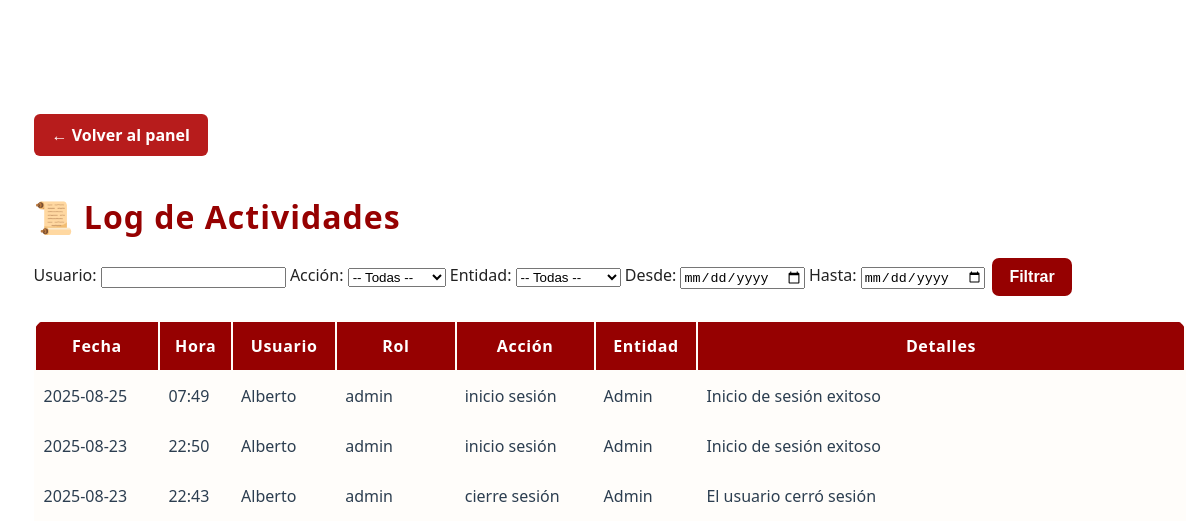
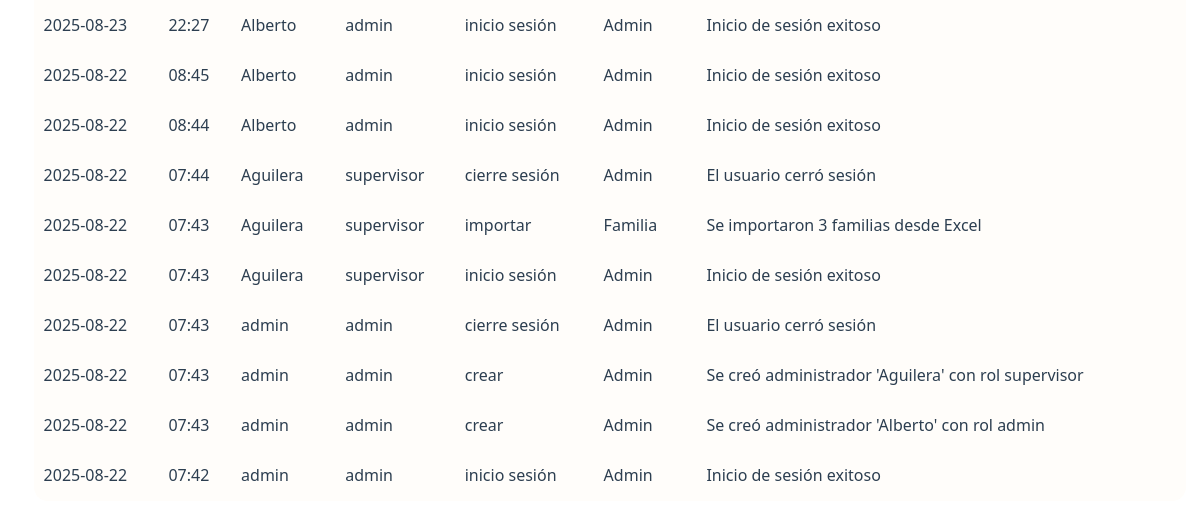
Before: /admin/log (signed in) with the older database file (2 pictures, top to bottom).
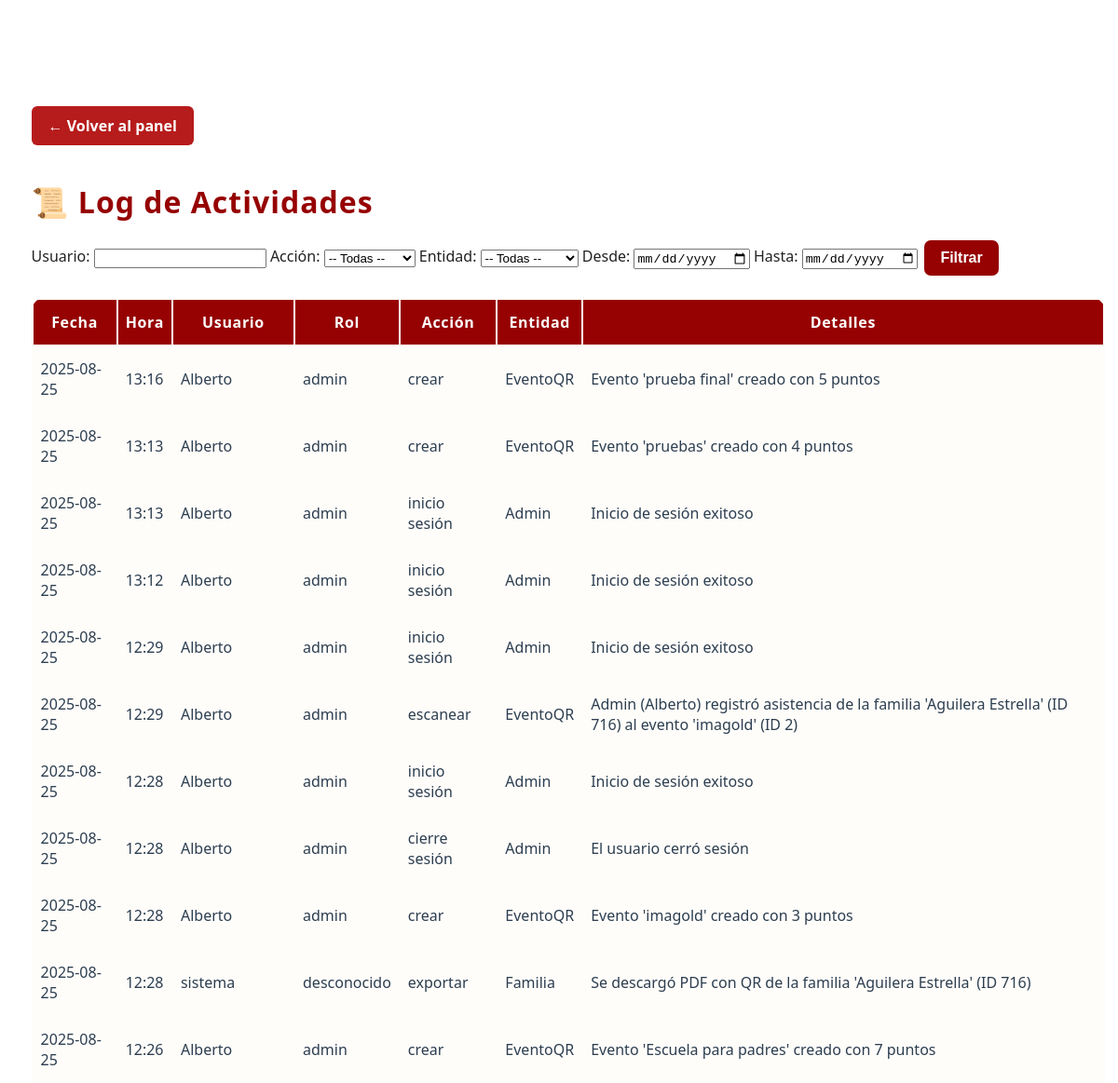
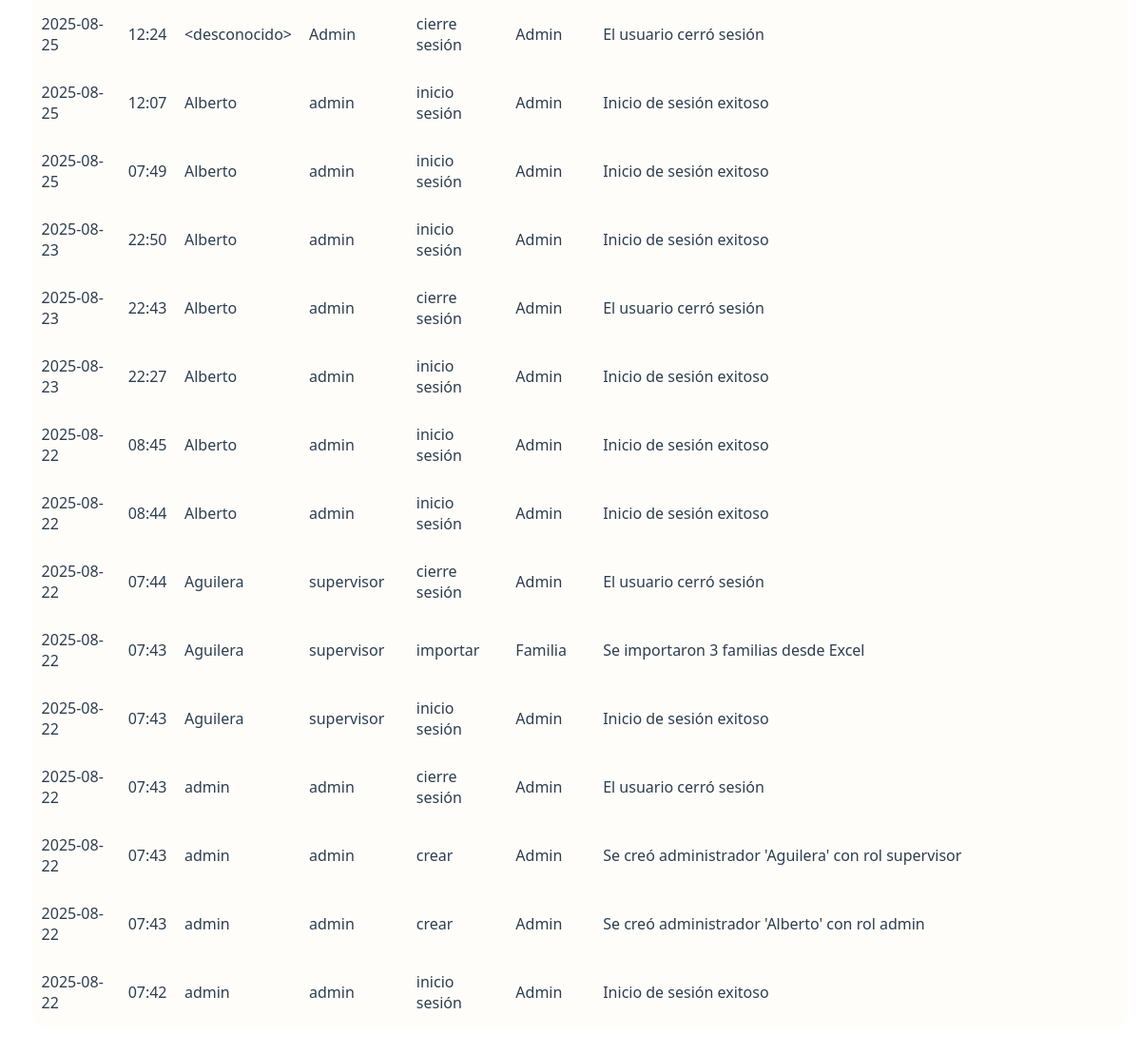
After: the same page with the newer database file (2 pictures, top to bottom).
### app/models.py (models this page shows, shortened)
class LogEntry(db.Model):
    __tablename__ = 'log_entries'
    id = db.Column(db.Integer, primary_key=True)
    timestamp = db.Column(
        db.DateTime,
        default=lambda: datetime.now(pytz.timezone('America/Merida')).replace(tzinfo=None),
        nullable=False
    )
    user = db.Column(db.String(64), nullable=False)
    role = db.Column(db.String(32), nullable=False)
    action = db.Column(db.String(32), nullable=False)   # e.g. 'crear', 'editar', 'eliminar', 'login'
    entity = db.Column(db.String(32), nullable=False)   # e.g. 'Familia', 'EventoQR', 'Admin'
    details = db.Column(db.Text, nullable=True)         # Descripción detallada

### app/routes.py (the view)
@app.route("/admin/log")
@login_requerido_admin
def log():
    usuario     = request.args.get("usuario", "")
    accion      = request.args.get("accion", "")
    entidad     = request.args.get("entidad", "")
    fecha_desde = request.args.get("desde", "")
    fecha_hasta = request.args.get("hasta", "")
    q = LogEntry.query
    if usuario:
        q = q.filter(LogEntry.user.ilike(f"%{usuario}%"))
    if accion:
        q = q.filter(LogEntry.action == accion)
    if entidad:
        q = q.filter(LogEntry.entity == entidad)
    if fecha_desde:
        dt = datetime.strptime(fecha_desde, "%Y-%m-%d")
        q = q.filter(LogEntry.timestamp >= dt)
    if fecha_hasta:
        dt = datetime.strptime(fecha_hasta, "%Y-%m-%d") + timedelta(hours=23, minutes=59, seconds=59)
        q = q.filter(LogEntry.timestamp <= dt)
    entries = q.order_by(LogEntry.timestamp.desc()).all()
    local_tz = pytz.timezone("America/Mexico_City")
    for e in entries:
        e.local_ts = e.timestamp.replace(tzinfo=pytz.utc).astimezone(local_tz)
    return render_template("log.html", entries=entries)

### app/__init__.py (called while the page is built)
@app.before_request
def mantener_sesion_activa():
    session.permanent = True

@app.template_filter('localtime')
def localtime_filter(utc_dt):
    if utc_dt is None:
        return ''
    local_tz = pytz.timezone('America/Mexico_City')
    if utc_dt.tzinfo is None:
        utc_dt = pytz.utc.localize(utc_dt)
    return utc_dt.astimezone(local_tz).strftime('%Y-%m-%d %H:%M')

### app/routes.py (called while the page is built, shortened)
def login_requerido_admin(f):
    @wraps(f)
    def decorada(*args, **kwargs):
        if "admin_id" not in session:
            return redirect(url_for("login"))
        return f(*args, **kwargs)
    return decorada

@app.before_request
def refrescar_timeout():
    if "admin_id" in session:
        now = datetime.utcnow()
        last = session.get("last_activity", now)
        if hasattr(last, "tzinfo") and last.tzinfo is not None:
            last = last.astimezone(timezone.utc).replace(tzinfo=None)

### app/templates/log.html (shortened to what this page needs)
<!DOCTYPE html>
<html lang="es">
<head>
    <link rel="stylesheet" href="{{ url_for('static', filename='css/admin.css') }}">
    <link rel="stylesheet" href="https://cdn.datatables.net/1.13.6/css/jquery.dataTables.min.css">
</head>
<body>
    <div class="admin-contenedor">
        <a href="{{ url_for('panel_admin') }}" class="btn-volver" style="margin-bottom:1.1em; display:inline-block;">← Volver al panel</a>
        <h1 style="margin-bottom:0.5em;">📜 Log de Actividades</h1>
        <form method="GET" class="log-filter-form">
            <div class="log-filter-row">
                <label>Usuario:</label>
                <input type="text" name="usuario" value="{{ request.args.get('usuario','') }}">
                <label>Acción:</label>
                <select name="accion">
                    <option value="">-- Todas --</option>
                </select>
                <label>Entidad:</label>
                <select name="entidad">
                    <option value="">-- Todas --</option>
                </select>
                <label>Desde:</label>
                <input type="date" name="desde" value="{{ request.args.get('desde','') }}">
                <label>Hasta:</label>
                <input type="date" name="hasta" value="{{ request.args.get('hasta','') }}">
                <button type="submit" class="btn btn-primary">Filtrar</button>
            </div>
        </form>
        <div class="table-responsive">
            <table id="tabla-log" class="display stripe" style="width:100%;">
                <thead>
                    <tr>
                        <th>Fecha</th>
                        <th>Hora</th>
                        <th>Usuario</th>
                        <th>Rol</th>
                        <th>Acción</th>
                        <th>Entidad</th>
                        <th>Detalles</th>
                    </tr>
                </thead>
                <tbody>
                    {% for entry in entries %}
                        {% set local = entry.timestamp|localtime %}
                        <tr>
                            <td>{{ local[:10] }}</td>
                            <td>{{ local[11:] }}</td>
                            <td>{{ entry.user }}</td>
                            <td>{{ entry.role }}</td>
                            <td>{{ entry.action }}</td>
                            <td>{{ entry.entity }}</td>
                            <td>{{ entry.details }}</td>
                        </tr>
                    {% endfor %}
                </tbody>
            </table>
        </div>
    </div>
</body>
</html>

### app/static/css/admin.css (style rules this page uses)
:root { --rojo-principal: #ff0000d7; --rojo-profundo: #ffffff; --dorado: rgb(150, 1, 1);; --blanco: #fff; --fondo-crema: #fffdfa; --sombra-roja: #850f0f44; }
a.btn-volver, button.btn-volver { display: inline-block; margin: 20px 0; padding: 10px 18px; background-color: #b71c1c !important; color: white !important; border-radius: 6px; text-decoration: none; font-weight: bold; transition: background-color 0.3s ease, transform 0.1s ease; }
body { font-family: 'Segoe UI', Arial, sans-serif; background: radial-gradient(ellipse at center, var(--rojo-principal) 0%, var(--rojo-profundo) 100%); min-height: 100vh; margin: 0; color: #222; position: relative; }
.admin-contenedor { position: relative; z-index: 5; background: rgba(255,255,255,0.95); backdrop-filter: blur(10px); border-radius: 20px; box-shadow: 0 8px 32px 0 var(--sombra-roja), 0 2px 8px var(--dorado)33; width: 96%; max-width: 1600px; margin: 3.5rem auto 2rem; padding: 2.4rem 2.1rem 2.5rem; }
h1, h2, h3 { color: var(--dorado); font-weight: 700; margin-bottom: 0.8rem; letter-spacing: 1px; text-shadow: 1px 2px 0 var(--rojo-profundo)18; }
.table-responsive { overflow-x: auto; }
table { width: 100%; background: var(--fondo-crema); border-radius: 14px; box-shadow: 0 4px 12px var(--dorado)11; overflow: hidden; margin-top: 1.3em; }
th { background: var(--dorado); color: var(--rojo-profundo); font-weight: 700; letter-spacing: 0.04em; padding: 13px 8px; }
td { background: var(--fondo-crema); color: #2c3e50; padding: 13px 8px; }
button, .btn, .btn-primary { background-color: var(--dorado); color: var(--rojo-profundo); border: none; padding: 10px 17px; border-radius: 7px; cursor: pointer; font-size: 1rem; font-weight: bold; margin: 0.2em; box-shadow: 0 2px 8px var(--rojo-profundo)15; transition: background 0.19s, color 0.19s, transform 0.13s; }

Changed rows visible on the page:
added LogEntry: timestamp "2025-08-25", local "13:16", user "Alberto", role "admin", action "crear", entity "EventoQR", details "Evento 'prueba final' creado con 5 puntos"
added LogEntry: timestamp "2025-08-25", local "13:13", user "Alberto", role "admin", action "crear", entity "EventoQR", details "Evento 'pruebas' creado con 4 puntos"
added LogEntry: timestamp "2025-08-25", local "13:13", user "Alberto", role "admin", action "inicio sesión", entity "Admin", details "Inicio de sesión exitoso"
added LogEntry: timestamp "2025-08-25", local "13:12", user "Alberto", role "admin", action "inicio sesión", entity "Admin", details "Inicio de sesión exitoso"
added LogEntry: timestamp "2025-08-25", local "12:29", user "Alberto", role "admin", action "inicio sesión", entity "Admin", details "Inicio de sesión exitoso"
added LogEntry: timestamp "2025-08-25", local "12:29", user "Alberto", role "admin", action "escanear", entity "EventoQR", details "Admin (Alberto) registró asistencia de la familia 'Aguilera Estrella' (ID 716) al evento 'imagold' (ID 2)"
added LogEntry: timestamp "2025-08-25", local "12:28", user "Alberto", role "admin", action "inicio sesión", entity "Admin", details "Inicio de sesión exitoso"
added LogEntry: timestamp "2025-08-25", local "12:28", user "Alberto", role "admin", action "cierre sesión", entity "Admin", details "El usuario cerró sesión"
added LogEntry: timestamp "2025-08-25", local "12:28", user "Alberto", role "admin", action "crear", entity "EventoQR", details "Evento 'imagold' creado con 3 puntos"
added LogEntry: timestamp "2025-08-25", local "12:28", user "sistema", role "desconocido", action "exportar", entity "Familia", details "Se descargó PDF con QR de la familia 'Aguilera Estrella' (ID 716)"
added LogEntry: timestamp "2025-08-25", local "12:26", user "Alberto", role "admin", action "crear", entity "EventoQR", details "Evento 'Escuela para padres' creado con 7 puntos"
added LogEntry: timestamp "2025-08-25", local "12:24", user "<desconocido>", role "Admin", action "cierre sesión", entity "Admin", details "El usuario cerró sesión"
added LogEntry: timestamp "2025-08-25", local "12:07", user "Alberto", role "admin", action "inicio sesión", entity "Admin", details "Inicio de sesión exitoso"
